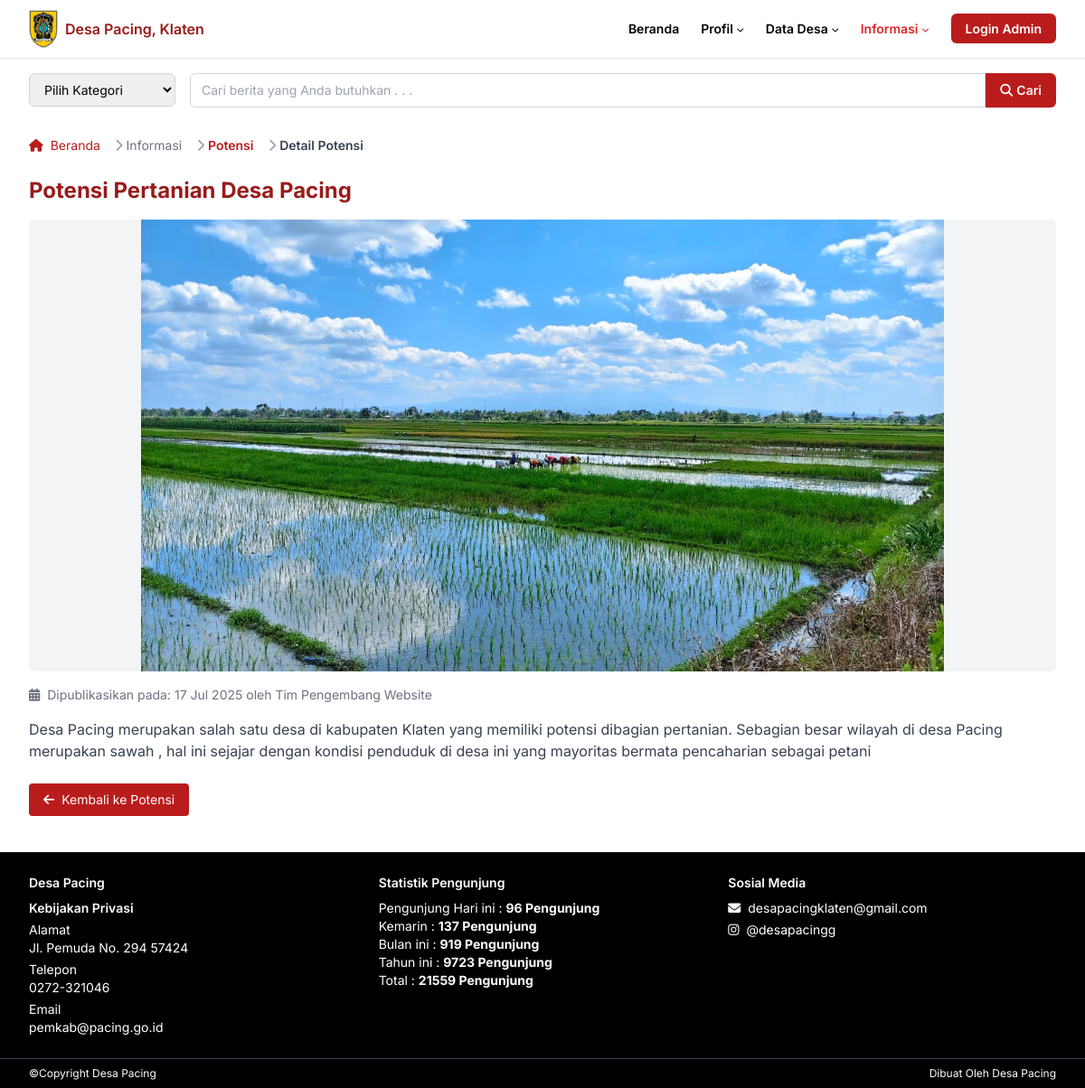
Page /detail_potensi.php?id=8 on the committed database.
### tables this page shows
CREATE TABLE `potensi` (
  `id` int(11) NOT NULL,
  `judul` varchar(255) NOT NULL,
  `deskripsi` text NOT NULL,
  `gambar` varchar(255) DEFAULT NULL,
  `tanggal` datetime NOT NULL DEFAULT current_timestamp(),
  `penulis` varchar(100) NOT NULL DEFAULT 'Admin'
);

### detail_potensi.php (the view, shortened to what this page needs)
<?php
include 'php/db.php';
$id = intval($_GET['id']);
$result = $konek->query("SELECT * FROM potensi WHERE id=$id");
$data = $result->fetch_assoc();
?>
<html class="scroll-smooth" lang="id">
  <head>
    <script src="https://cdn.tailwindcss.com"></script>
    <link
      href="https://cdnjs.cloudflare.com/ajax/libs/font-awesome/5.15.3/css/all.min.css"
      rel="stylesheet"
    />
    <link href="css/style.css" rel="stylesheet" />
  </head>
  <body class="bg-white text-black">
    <header class="border-b border-gray-200">
      <div class="max-w-[1280px] mx-auto px-4 sm:px-6 lg:px-8">
        <nav
          aria-label="Primary Navigation"
          class="flex items-center justify-between h-16 text-xs sm:text-sm font-semibold"
        >
          <div class="flex items-center space-x-2">
            <img
              alt="Logo Pemerintah Desa Pacing"
              class="block"
              height="32"
              src="assets/klaten.jpg"
              width="32"
            />
            <span class="text-red-800 text-base">Desa Pacing, Klaten</span>
          </div>
          <ul
            class="hidden md:flex items-center space-x-6 text-xs sm:text-sm font-semibold"
          >
            <li>
              <a class="hover:text-gray-700" href="index.php">Beranda</a>
            </li>
            <li class="relative group">
              <button
                class="flex items-center space-x-1 hover:text-gray-700 focus:outline-none"
              >
                <span>Profil</span>
                <i class="fas fa-chevron-down text-[8px] mt-[2px]"></i>
              </button>
            </li>
            <li class="relative group">
              <button
                class="flex items-center space-x-1 hover:text-gray-700 focus:outline-none"
              >
                <span>Data Desa</span>
                <i class="fas fa-chevron-down text-[8px] mt-[2px]"></i>
              </button>
            </li>
            <li class="relative group active">
              <button
                class="flex items-center space-x-1 hover:text-gray-700 focus:outline-none"
              >
                <span>Informasi</span>
                <i class="fas fa-chevron-down text-[8px] mt-[2px]"></i>
              </button>
            </li>
            <li>
              <a
                href="admin/login.php"
                class="px-4 py-2 bg-red-700 text-white rounded-md hover:bg-red-900 transition duration-300"
              >
                Login Admin
              </a>
            </li>
          </ul>
        </nav>
      </div>
    </header>
    <section class="max-w-[1280px] mx-auto px-4 sm:px-6 lg:px-8 mt-4">
      <div
        class="flex flex-col sm:flex-row items-center sm:items-stretch gap-3 sm:gap-4"
      >
        <div class="w-full sm:w-48">
          <select
            id="kategori-berita"
            data-jump="page"
            aria-label="Pilih kategori berita"
            class="w-full border border-gray-300 rounded-md text-xs sm:text-sm py-2 px-3 focus:outline-none focus:ring-2 focus:ring-red-700"
          >
            <option value="" disabled selected>Pilih Kategori</option>
          </select>
        </div>
        <form
          aria-label="Cari berita"
          class="flex flex-grow sm:flex-row w-full"
          role="search"
        >
          <input
            aria-label="Cari berita"
            class="flex-grow border border-gray-300 rounded-l-md text-xs sm:text-sm py-2 px-3 focus:outline-none focus:ring-2 focus:ring-red-700"
            placeholder="Cari berita yang Anda butuhkan . . ."
            type="search"
          />
          <button
            aria-label="Cari"
            class="bg-red-700 hover:bg-red-900 text-white text-xs sm:text-sm font-semibold px-4 rounded-r-md flex items-center justify-center"
            type="submit"
          >
            <i class="fas fa-search mr-1"></i>
            Cari
          </button>
        </form>
      </div>
    </section>
    <section class="max-w-[1280px] mx-auto px-4 sm:px-6 lg:px-8 mt-4">
      <nav
        class="flex text-xs sm:text-sm text-gray-600"
        aria-label="Breadcrumb"
      >
        <ol class="inline-flex items-center space-x-1 md:space-x-3">
          <li class="inline-flex items-center">
            <a href="index.php" class="text-red-700 hover:text-red-800">
              <i class="fas fa-home mr-1"></i>
              Beranda
            </a>
          </li>
          <li>
            <div class="flex items-center">
              <i class="fas fa-chevron-right text-gray-400 mx-1"></i>
              <span class="text-gray-500">Informasi</span>
            </div>
          </li>
          <li>
            <div class="flex items-center">
              <i class="fas fa-chevron-right text-gray-400 mx-1"></i>
              <a
                href="potensi.php"
                class="text-red-700 hover:text-red-800 font-semibold"
              >
                Potensi
              </a>
            </div>
          </li>
          <li>
            <div class="flex items-center">
              <i class="fas fa-chevron-right text-gray-400 mx-1"></i>
              <span class="text-gray-700 font-semibold">Detail Potensi</span>
            </div>
          </li>
        </ol>
      </nav>
    </section>
    <main class="max-w-[1280px] mx-auto px-4 sm:px-6 lg:px-8 mt-6">
      <h1 class="text-2xl font-bold text-red-800 mb-4">
        <?php echo htmlspecialchars($data['judul']); ?>
      </h1>
      <img
        alt="<?php echo htmlspecialchars($data['judul']); ?>"
        class="w-full max-h-[500px] object-contain rounded-md mb-4 mx-auto bg-gray-100"
        src="assets/<?php echo htmlspecialchars($data['gambar']); ?>"
      />
      <p class="text-sm text-gray-500 mb-4">
        <i class="fas fa-calendar-alt mr-1"></i>
        Dipublikasikan pada: <?php echo date('j M Y', strtotime($data['tanggal'])); ?> oleh <?php echo htmlspecialchars($data['penulis']); ?>
      </p>
      <div class="text-sm sm:text-base text-gray-700 space-y-3 mb-6">
        <?php echo nl2br(htmlspecialchars($data['deskripsi'])); ?>
      </div>
      <div class="mb-6">
        <a href="potensi.php" class="inline-flex items-center px-4 py-2 bg-red-700 text-white rounded hover:bg-red-900 text-sm">
          <i class="fas fa-arrow-left mr-2"></i> Kembali ke Potensi
        </a>
      </div>
    </main>
    <footer class="bg-black text-white text-xs sm:text-sm mt-10">
      <div
        class="max-w-[1280px] mx-auto px-4 sm:px-6 lg:px-8 py-6 grid grid-cols-1 md:grid-cols-3 gap-6"
      >
        <div>
          <h4 class="font-semibold mb-2">Desa Pacing</h4>
          <h5 class="font-semibold mb-1">Kebijakan Privasi</h5>
          <address class="not-italic mb-1">
            Alamat<br />
            Jl. Pemuda No. 294 57424
          </address>
          <p class="mb-1">
            Telepon<br />
            <a class="hover:underline" href="tel:0272321046">0272-321046</a>
          </p>
          <p>
            Email<br />
            <a class="hover:underline" href="mailto:pemkab@pacing.go.id"
              >pemkab@pacing.go.id</a
            >
          </p>
        </div>
        <div>
          <h4 class="font-semibold mb-2">Statistik Pengunjung</h4>
          <p>
            Pengunjung Hari ini : <strong>96 Pengunjung</strong><br />
            Kemarin : <strong>137 Pengunjung</strong><br />
            Bulan ini : <strong>919 Pengunjung</strong><br />
            Tahun ini : <strong>9723 Pengunjung</strong><br />
            Total : <strong>21559 Pengunjung</strong>
          </p>
        </div>
        <div>
          <h4 class="font-semibold mb-2">Sosial Media</h4>
          <ul class="space-y-1">
            <li>
              <a href="mailto:desapacingklaten@gmail.com" class="hover:underline">
                <i class="fas fa-envelope mr-1"></i> desapacingklaten@gmail.com
              </a>
            </li>
            <li>
              <a href="https://instagram.com/desapacingg" target="_blank" class="hover:underline">
                <i class="fab fa-instagram mr-1"></i> @desapacingg
              </a>
            </li>
          </ul>
        </div>
      </div>
      <div
        class="max-w-[1280px] mx-auto px-4 sm:px-6 lg:px-8 py-2 border-t border-gray-700 flex justify-between text-[10px] sm:text-xs"
      >
        <p>©Copyright Desa Pacing</p>
        <p>Dibuat Oleh Desa Pacing</p>
      </div>
    </footer>
  </body>
</html>

### css/style.css (style rules this page uses)
nav[aria-label="Primary Navigation"] > ul > li > a, nav[aria-label="Primary Navigation"] > ul > li > button { transition: color 0.2s; }
nav[aria-label="Primary Navigation"] > ul > li.active > a, nav[aria-label="Primary Navigation"] > ul > li.active > button { color: #dc2626 !important; background: none !important; }

### detail_potensi.php (style rules this page uses)
body { font-family: "Inter", sans-serif; }

### rows in the picture
potensi: judul "Potensi Pertanian Desa Pacing", gambar (picture), tanggal "17 Jul 2025", penulis "Tim Pengembang Website", deskripsi "Desa Pacing merupakan salah satu desa di kabupaten Klaten yang memiliki potensi dibagian pertanian. Sebagian besar wilayah di desa Pacing merupakan sawah , hal ini sejajar dengan kondisi penduduk di desa ini yang mayoritas bermata pencaharian sebagai petani"
